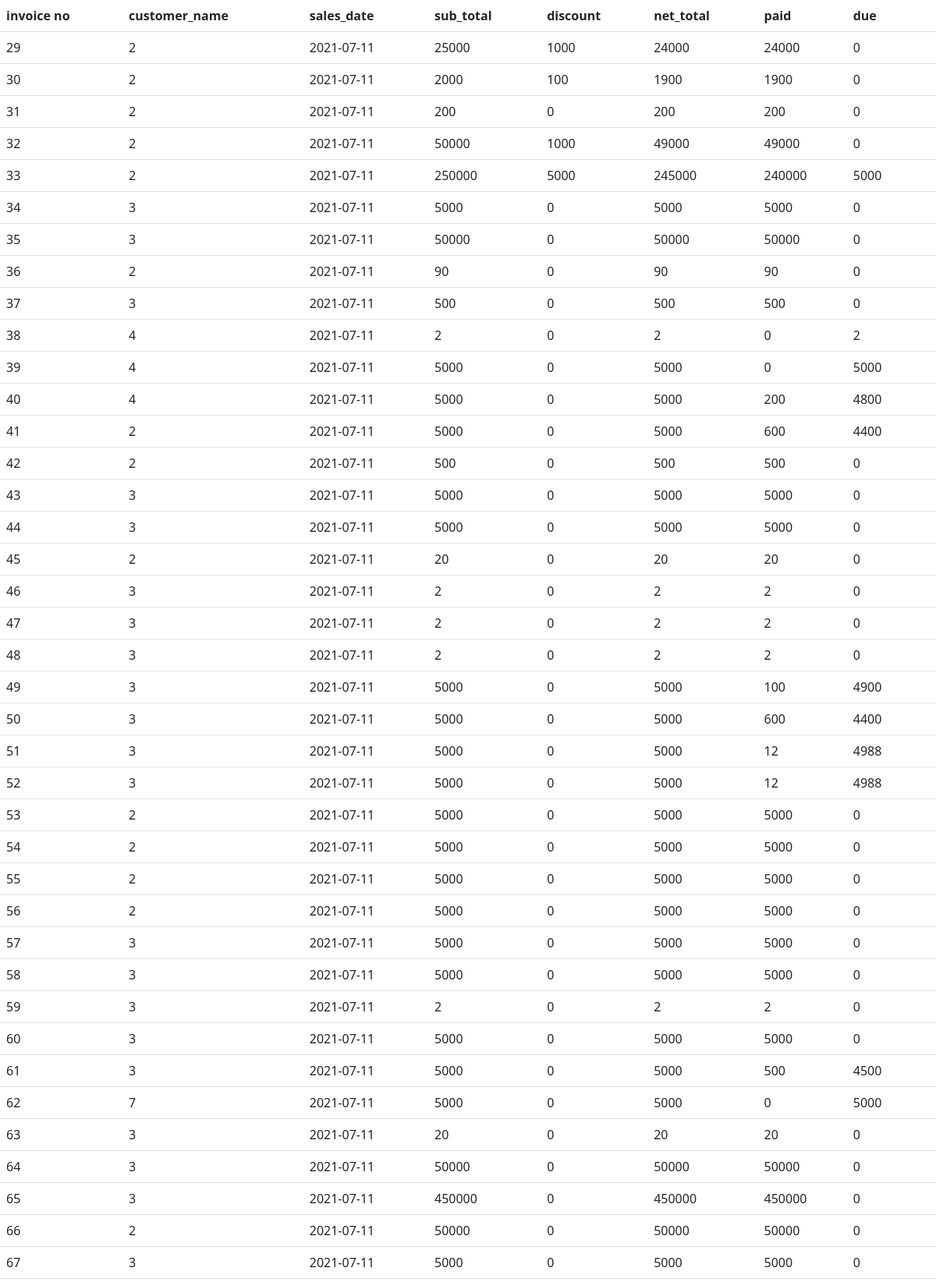
Page /ojaswi/display.php (upper part) on the committed database.
### tables this page shows
CREATE TABLE `invoice` (
  `invoice_no` int(11) NOT NULL,
  `customer_name` varchar(100) NOT NULL,
  `sales_date` date NOT NULL,
  `sub_total` double NOT NULL,
  `discount` double NOT NULL,
  `net_total` double NOT NULL,
  `paid` double NOT NULL,
  `due` double NOT NULL
);

### ojaswi/display.php (the view, shortened to what this page needs)
<!DOCTYPE html>
<html>
<head>
</head>
<body>
	<?php include 'includes\head.php';?>
<table class="table">
<tr>
<th>invoice no</th>
<th>customer_name</th>
<th>sales_date</th>
<th>sub_total</th>
<th>discount</th>
<th>net_total</th>
<th>paid</th>
<th>due</th>
</tr>
<?php
$conn = mysqli_connect("localhost", "root", "admin", "ssms");
$sql = "SELECT `invoice_no`, `customer_name`, `sales_date`, `sub_total`, `discount`, `net_total`, `paid`, `due` FROM `invoice` ";
$result = $conn->query($sql);
if ($result->num_rows > 0) {
while($row = $result->fetch_assoc()) {
echo "<tr><td>" . $row["invoice_no"]. "</td><td>" . $row["customer_name"] ."</td><td>"
. $row["sales_date"]. "</td><td>". $row["sub_total"]."</td><td>" . $row["discount"]. "</td><td>" . $row["net_total"] ."</td><td>"
. $row["paid"]. "</td><td>". $row["due"]."</td></tr>";
}
echo "</table>";
} else { echo "0 results"; }
?>
</body>
</html>

### rows in the picture
invoice: invoice_no "29", customer_name "2", sales_date "2021-07-11", sub_total "25000", discount "1000", net_total "24000", paid "24000", due "0"
invoice: invoice_no "30", customer_name "2", sales_date "2021-07-11", sub_total "2000", discount "100", net_total "1900", paid "1900", due "0"
invoice: invoice_no "31", customer_name "2", sales_date "2021-07-11", sub_total "200", discount "0", net_total "200", paid "200", due "0"
invoice: invoice_no "32", customer_name "2", sales_date "2021-07-11", sub_total "50000", discount "1000", net_total "49000", paid "49000", due "0"
invoice: invoice_no "33", customer_name "2", sales_date "2021-07-11", sub_total "250000", discount "5000", net_total "245000", paid "240000", due "5000"
invoice: invoice_no "34", customer_name "3", sales_date "2021-07-11", sub_total "5000", discount "0", net_total "5000", paid "5000", due "0"
invoice: invoice_no "35", customer_name "3", sales_date "2021-07-11", sub_total "50000", discount "0", net_total "50000", paid "50000", due "0"
invoice: invoice_no "36", customer_name "2", sales_date "2021-07-11", sub_total "90", discount "0", net_total "90", paid "90", due "0"
invoice: invoice_no "37", customer_name "3", sales_date "2021-07-11", sub_total "500", discount "0", net_total "500", paid "500", due "0"
invoice: invoice_no "38", customer_name "4", sales_date "2021-07-11", sub_total "2", discount "0", net_total "2", paid "0", due "2"
invoice: invoice_no "39", customer_name "4", sales_date "2021-07-11", sub_total "5000", discount "0", net_total "5000", paid "0", due "5000"
invoice: invoice_no "40", customer_name "4", sales_date "2021-07-11", sub_total "5000", discount "0", net_total "5000", paid "200", due "4800"
invoice: invoice_no "41", customer_name "2", sales_date "2021-07-11", sub_total "5000", discount "0", net_total "5000", paid "600", due "4400"
invoice: invoice_no "42", customer_name "2", sales_date "2021-07-11", sub_total "500", discount "0", net_total "500", paid "500", due "0"
invoice: invoice_no "43", customer_name "3", sales_date "2021-07-11", sub_total "5000", discount "0", net_total "5000", paid "5000", due "0"
invoice: invoice_no "44", customer_name "3", sales_date "2021-07-11", sub_total "5000", discount "0", net_total "5000", paid "5000", due "0"
invoice: invoice_no "45", customer_name "2", sales_date "2021-07-11", sub_total "20", discount "0", net_total "20", paid "20", due "0"
invoice: invoice_no "46", customer_name "3", sales_date "2021-07-11", sub_total "2", discount "0", net_total "2", paid "2", due "0"
invoice: invoice_no "47", customer_name "3", sales_date "2021-07-11", sub_total "2", discount "0", net_total "2", paid "2", due "0"
invoice: invoice_no "48", customer_name "3", sales_date "2021-07-11", sub_total "2", discount "0", net_total "2", paid "2", due "0"
invoice: invoice_no "49", customer_name "3", sales_date "2021-07-11", sub_total "5000", discount "0", net_total "5000", paid "100", due "4900"
invoice: invoice_no "50", customer_name "3", sales_date "2021-07-11", sub_total "5000", discount "0", net_total "5000", paid "600", due "4400"
invoice: invoice_no "51", customer_name "3", sales_date "2021-07-11", sub_total "5000", discount "0", net_total "5000", paid "12", due "4988"
invoice: invoice_no "52", customer_name "3", sales_date "2021-07-11", sub_total "5000", discount "0", net_total "5000", paid "12", due "4988"
invoice: invoice_no "53", customer_name "2", sales_date "2021-07-11", sub_total "5000", discount "0", net_total "5000", paid "5000", due "0"
invoice: invoice_no "54", customer_name "2", sales_date "2021-07-11", sub_total "5000", discount "0", net_total "5000", paid "5000", due "0"
invoice: invoice_no "55", customer_name "2", sales_date "2021-07-11", sub_total "5000", discount "0", net_total "5000", paid "5000", due "0"
invoice: invoice_no "56", customer_name "2", sales_date "2021-07-11", sub_total "5000", discount "0", net_total "5000", paid "5000", due "0"
invoice: invoice_no "57", customer_name "3", sales_date "2021-07-11", sub_total "5000", discount "0", net_total "5000", paid "5000", due "0"
invoice: invoice_no "58", customer_name "3", sales_date "2021-07-11", sub_total "5000", discount "0", net_total "5000", paid "5000", due "0"
invoice: invoice_no "59", customer_name "3", sales_date "2021-07-11", sub_total "2", discount "0", net_total "2", paid "2", due "0"
invoice: invoice_no "60", customer_name "3", sales_date "2021-07-11", sub_total "5000", discount "0", net_total "5000", paid "5000", due "0"
invoice: invoice_no "61", customer_name "3", sales_date "2021-07-11", sub_total "5000", discount "0", net_total "5000", paid "500", due "4500"
invoice: invoice_no "62", customer_name "7", sales_date "2021-07-11", sub_total "5000", discount "0", net_total "5000", paid "0", due "5000"
invoice: invoice_no "63", customer_name "3", sales_date "2021-07-11", sub_total "20", discount "0", net_total "20", paid "20", due "0"
invoice: invoice_no "64", customer_name "3", sales_date "2021-07-11", sub_total "50000", discount "0", net_total "50000", paid "50000", due "0"
invoice: invoice_no "65", customer_name "3", sales_date "2021-07-11", sub_total "450000", discount "0", net_total "450000", paid "450000", due "0"
invoice: invoice_no "66", customer_name "2", sales_date "2021-07-11", sub_total "50000", discount "0", net_total "50000", paid "50000", due "0"
invoice: invoice_no "67", customer_name "3", sales_date "2021-07-11", sub_total "5000", discount "0", net_total "5000", paid "5000", due "0"
